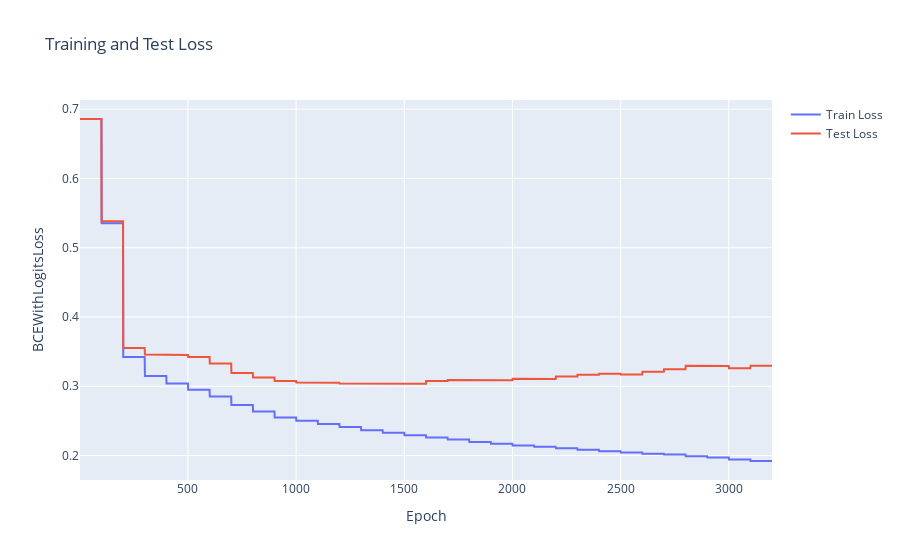

Notebook code for this chart:
### Markdown cell above
#### Standard run

### Code cell
global_config = {
    "seed": seed,
    "dataset": dataset_config,
    "hidden_channels": 64,
    "optimizer": "adam",
    "learning_rate": 0.0003,
    "epochs": 3200,
    "layers": "4",
    "architecture": "GAT",
    "batch": "yes",
    "solutions": "one",
}
run, model = main(global_config)
#torch.save(model, '/home/jovyan/models/42000_lr-0001_lf-multi_8f_lay-4.pth')

### Figure 1 — Plotly figure (JSON) as saved in the notebook; plotly's stock layout.template omitted (floating-point values rounded to 4 significant figures; data arrays with more than 128 entries replaced by an {"elided": "..."} marker saying what was removed)
{"data": [{"mode": "lines", "name": "Train Loss", "type": "scatter", "x": {"elided": "3200 int values"}, "y": {"elided": "3200 float values"}}, {"mode": "lines", "name": "Test Loss", "type": "scatter", "x": {"elided": "3200 int values"}, "y": {"elided": "3200 float values"}}], "layout": {"title": {"text": "Training and Test Loss"}, "xaxis": {"title": {"text": "Epoch"}}, "yaxis": {"title": {"text": "BCEWithLogitsLoss"}}}}
